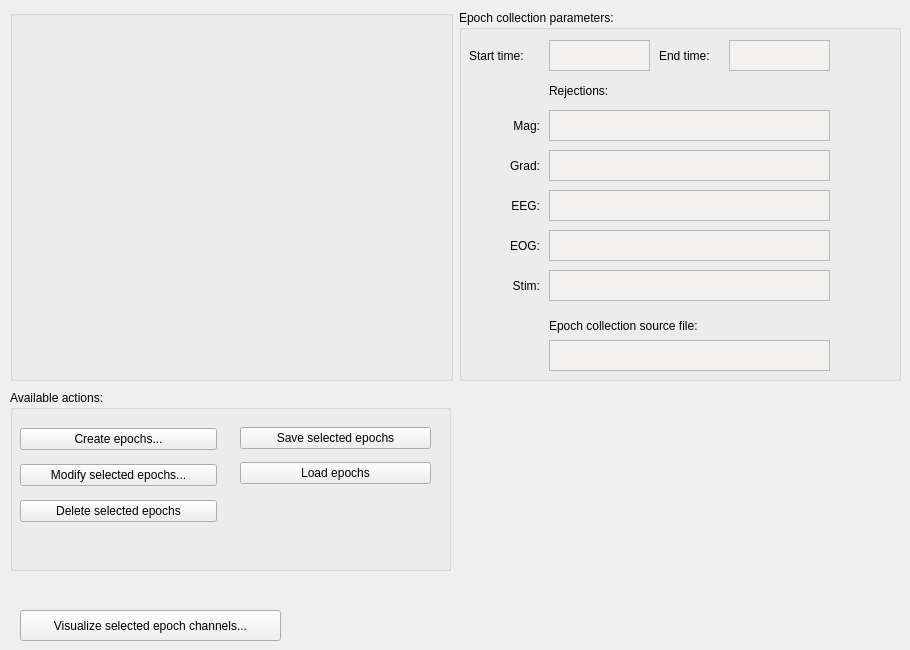
            <widget class="QWidget" name="tabEpoching">
             <attribute name="title">
              <string>Epoching</string>
             </attribute>
             <widget class="QWidget" name="horizontalLayoutWidget_6">
              <property name="geometry">
               <rect>
                <x>10</x>
                <y>10</y>
                <width>891</width>
                <height>371</height>
               </rect>
              </property>
              <layout class="QHBoxLayout" name="horizontalLayout_26">
               <item>
                <layout class="QHBoxLayout" name="horizontalLayout_11">
                 <item>
                  <widget class="QGroupBox" name="groupBoxEpochsEpoching">
                   <property name="sizePolicy">
                    <sizepolicy hsizetype="Preferred" vsizetype="Preferred">
                     <horstretch>0</horstretch>
                     <verstretch>0</verstretch>
                    </sizepolicy>
                   </property>
                   <property name="title">
                    <string/>
                   </property>
                  </widget>
                 </item>
                </layout>
               </item>
               <item>
                <widget class="QGroupBox" name="groupBox">
                 <property name="title">
                  <string>Epoch collection parameters:</string>
                 </property>
                 <widget class="QLabel" name="labelTmin">
                  <property name="geometry">
                   <rect>
                    <x>10</x>
                    <y>30</y>
                    <width>71</width>
                    <height>31</height>
                   </rect>
                  </property>
                  <property name="text">
                   <string>Start time:</string>
                  </property>
                 </widget>
                 <widget class="QTextBrowser" name="textBrowserTmin">
                  <property name="enabled">
                   <bool>true</bool>
                  </property>
                  <property name="geometry">
                   <rect>
                    <x>90</x>
                    <y>30</y>
                    <width>101</width>
                    <height>31</height>
                   </rect>
                  </property>
                  <property name="sizePolicy">
                   <sizepolicy hsizetype="Preferred" vsizetype="Preferred">
                    <horstretch>0</horstretch>
                    <verstretch>0</verstretch>
                   </sizepolicy>
                  </property>
                  <property name="minimumSize">
                   <size>
                    <width>0</width>
                    <height>0</height>
                   </size>
                  </property>
                  <property name="maximumSize">
                   <size>
                    <width>16777215</width>
                    <height>16777215</height>
                   </size>
                  </property>
                  <property name="sizeIncrement">
                   <size>
                    <width>0</width>
                    <height>31</height>
                   </size>
                  </property>
                  <property name="palette">
                   <palette>
                    <active>
                     <colorrole role="Base">
                      <brush brushstyle="SolidPattern">
                       <color alpha="255">
                        <red>242</red>
                        <green>241</green>
                        <blue>240</blue>
                       </color>
                      </brush>
                     </colorrole>
                    </active>
                    <inactive>
                     <colorrole role="Base">
                      <brush brushstyle="SolidPattern">
                       <color alpha="255">
                        <red>242</red>
                        <green>241</green>
                        <blue>240</blue>
                       </color>
                      </brush>
                     </colorrole>
                    </inactive>
                    <disabled>
                     <colorrole role="Base">
                      <brush brushstyle="SolidPattern">
                       <color alpha="255">
                        <red>255</red>
                        <green>255</green>
                        <blue>255</blue>
                       </color>
                      </brush>
                     </colorrole>
                    </disabled>
                   </palette>
                  </property>
                  <property name="frameShape">
                   <enum>QFrame::StyledPanel</enum>
                  </property>
                 </widget>
                 <widget class="QLabel" name="labelTmax">
                  <property name="geometry">
                   <rect>
                    <x>200</x>
                    <y>30</y>
                    <width>61</width>
                    <height>31</height>
                   </rect>
                  </property>
                  <property name="text">
                   <string>End time:</string>
                  </property>
                 </widget>
                 <widget class="QTextBrowser" name="textBrowserTmax">
                  <property name="enabled">
                   <bool>true</bool>
                  </property>
                  <property name="geometry">
                   <rect>
                    <x>270</x>
                    <y>30</y>
                    <width>101</width>
                    <height>31</height>
                   </rect>
                  </property>
                  <property name="sizePolicy">
                   <sizepolicy hsizetype="Preferred" vsizetype="Preferred">
                    <horstretch>0</horstretch>
                    <verstretch>0</verstretch>
                   </sizepolicy>
                  </property>
                  <property name="minimumSize">
                   <size>
                    <width>0</width>
                    <height>0</height>
                   </size>
                  </property>
                  <property name="maximumSize">
                   <size>
                    <width>16777215</width>
                    <height>16777215</height>
                   </size>
                  </property>
                  <property name="sizeIncrement">
                   <size>
                    <width>0</width>
                    <height>31</height>
                   </size>
                  </property>
                  <property name="palette">
                   <palette>
                    <active>
                     <colorrole role="Base">
                      <brush brushstyle="SolidPattern">
                       <color alpha="255">
                        <red>242</red>
                        <green>241</green>
                        <blue>240</blue>
                       </color>
                      </brush>
                     </colorrole>
                    </active>
                    <inactive>
                     <colorrole role="Base">
                      <brush brushstyle="SolidPattern">
                       <color alpha="255">
                        <red>242</red>
                        <green>241</green>
                        <blue>240</blue>
                       </color>
                      </brush>
                     </colorrole>
                    </inactive>
                    <disabled>
                     <colorrole role="Base">
                      <brush brushstyle="SolidPattern">
                       <color alpha="255">
                        <red>255</red>
                        <green>255</green>
                        <blue>255</blue>
                       </color>
                      </brush>
                     </colorrole>
                    </disabled>
                   </palette>
                  </property>
                 </widget>
                 <widget class="QTextBrowser" name="textBrowserMag">
                  <property name="enabled">
                   <bool>true</bool>
                  </property>
                  <property name="geometry">
                   <rect>
                    <x>90</x>
                    <y>100</y>
                    <width>281</width>
                    <height>31</height>
                   </rect>
                  </property>
                  <property name="sizePolicy">
                   <sizepolicy hsizetype="Preferred" vsizetype="Preferred">
                    <horstretch>0</horstretch>
                    <verstretch>0</verstretch>
                   </sizepolicy>
                  </property>
                  <property name="minimumSize">
                   <size>
                    <width>0</width>
                    <height>0</height>
                   </size>
                  </property>
                  <property name="maximumSize">
                   <size>
                    <width>16777215</width>
                    <height>16777215</height>
                   </size>
                  </property>
                  <property name="sizeIncrement">
                   <size>
                    <width>0</width>
                    <height>31</height>
                   </size>
                  </property>
                  <property name="palette">
                   <palette>
                    <active>
                     <colorrole role="Base">
                      <brush brushstyle="SolidPattern">
                       <color alpha="255">
                        <red>242</red>
                        <green>241</green>
                        <blue>240</blue>
                       </color>
                      </brush>
                     </colorrole>
                    </active>
                    <inactive>
                     <colorrole role="Base">
                      <brush brushstyle="SolidPattern">
                       <color alpha="255">
                        <red>242</red>
                        <green>241</green>
                        <blue>240</blue>
                       </color>
                      </brush>
                     </colorrole>
                    </inactive>
                    <disabled>
                     <colorrole role="Base">
                      <brush brushstyle="SolidPattern">
                       <color alpha="255">
                        <red>255</red>
                        <green>255</green>
                        <blue>255</blue>
                       </color>
                      </brush>
                     </colorrole>
                    </disabled>
                   </palette>
                  </property>
                  <property name="frameShadow">
                   <enum>QFrame::Sunken</enum>
                  </property>
                 </widget>
                 <widget class="QLabel" name="labelRejections">
                  <property name="geometry">
                   <rect>
                    <x>90</x>
                    <y>70</y>
                    <width>81</width>
                    <height>21</height>
                   </rect>
                  </property>
                  <property name="font">
                   <font>
                    <weight>50</weight>
                    <bold>false</bold>
                   </font>
                  </property>
                  <property name="text">
                   <string>Rejections:</string>
                  </property>
                 </widget>
                 <widget class="QLabel" name="labelMagReject">
                  <property name="geometry">
                   <rect>
                    <x>40</x>
                    <y>100</y>
                    <width>41</width>
                    <height>31</height>
                   </rect>
                  </property>
                  <property name="maximumSize">
                   <size>
                    <width>16777215</width>
                    <height>16777215</height>
                   </size>
                  </property>
                  <property name="text">
                   <string>Mag:</string>
                  </property>
                  <property name="alignment">
                   <set>Qt::AlignRight|Qt::AlignTrailing|Qt::AlignVCenter</set>
                  </property>
                 </widget>
                 <widget class="QTextBrowser" name="textBrowserGrad">
                  <property name="geometry">
                   <rect>
                    <x>90</x>
                    <y>140</y>
                    <width>281</width>
                    <height>31</height>
                   </rect>
                  </property>
                  <property name="sizePolicy">
                   <sizepolicy hsizetype="Ignored" vsizetype="Ignored">
                    <horstretch>0</horstretch>
                    <verstretch>0</verstretch>
                   </sizepolicy>
                  </property>
                  <property name="minimumSize">
                   <size>
                    <width>0</width>
                    <height>0</height>
                   </size>
                  </property>
                  <property name="maximumSize">
                   <size>
                    <width>16777215</width>
                    <height>16777215</height>
                   </size>
                  </property>
                  <property name="palette">
                   <palette>
                    <active>
                     <colorrole role="Base">
                      <brush brushstyle="SolidPattern">
                       <color alpha="255">
                        <red>242</red>
                        <green>241</green>
                        <blue>240</blue>
                       </color>
                      </brush>
                     </colorrole>
                    </active>
                    <inactive>
                     <colorrole role="Base">
                      <brush brushstyle="SolidPattern">
                       <color alpha="255">
                        <red>242</red>
                        <green>241</green>
                        <blue>240</blue>
                       </color>
                      </brush>
                     </colorrole>
                    </inactive>
                    <disabled>
                     <colorrole role="Base">
                      <brush brushstyle="SolidPattern">
                       <color alpha="255">
                        <red>255</red>
                        <green>255</green>
                        <blue>255</blue>
                       </color>
                      </brush>
                     </colorrole>
                    </disabled>
                   </palette>
                  </property>
                 </widget>
                 <widget class="QLabel" name="labelGradReject">
                  <property name="geometry">
                   <rect>
                    <x>40</x>
                    <y>140</y>
                    <width>41</width>
                    <height>31</height>
                   </rect>
                  </property>
                  <property name="maximumSize">
                   <size>
                    <width>16777215</width>
                    <height>16777215</height>
                   </size>
                  </property>
                  <property name="text">
                   <string>Grad:</string>
                  </property>
                  <property name="alignment">
                   <set>Qt::AlignRight|Qt::AlignTrailing|Qt::AlignVCenter</set>
                  </property>
                 </widget>
                 <widget class="QLabel" name="labelEegReject">
                  <property name="geometry">
                   <rect>
                    <x>40</x>
                    <y>180</y>
                    <width>41</width>
                    <height>31</height>
                   </rect>
                  </property>
                  <property name="text">
                   <string>EEG:</string>
                  </property>
                  <property name="alignment">
                   <set>Qt::AlignRight|Qt::AlignTrailing|Qt::AlignVCenter</set>
                  </property>
                 </widget>
                 <widget class="QTextBrowser" name="textBrowserEEG">
                  <property name="geometry">
                   <rect>
                    <x>90</x>
                    <y>180</y>
                    <width>281</width>
                    <height>31</height>
                   </rect>
                  </property>
                  <property name="palette">
                   <palette>
                    <active>
                     <colorrole role="Base">
                      <brush brushstyle="SolidPattern">
                       <color alpha="255">
                        <red>242</red>
                        <green>241</green>
                        <blue>240</blue>
                       </color>
                      </brush>
                     </colorrole>
                    </active>
                    <inactive>
                     <colorrole role="Base">
                      <brush brushstyle="SolidPattern">
                       <color alpha="255">
                        <red>242</red>
                        <green>241</green>
                        <blue>240</blue>
                       </color>
                      </brush>
                     </colorrole>
                    </inactive>
                    <disabled>
                     <colorrole role="Base">
                      <brush brushstyle="SolidPattern">
                       <color alpha="255">
                        <red>255</red>
                        <green>255</green>
                        <blue>255</blue>
                       </color>
                      </brush>
                     </colorrole>
                    </disabled>
                   </palette>
                  </property>
                 </widget>
                 <widget class="QTextBrowser" name="textBrowserEOG">
                  <property name="geometry">
                   <rect>
                    <x>90</x>
                    <y>220</y>
                    <width>281</width>
                    <height>31</height>
                   </rect>
                  </property>
                  <property name="palette">
                   <palette>
                    <active>
                     <colorrole role="Base">
                      <brush brushstyle="SolidPattern">
                       <color alpha="255">
                        <red>242</red>
                        <green>241</green>
                        <blue>240</blue>
                       </color>
                      </brush>
                     </colorrole>
                    </active>
                    <inactive>
                     <colorrole role="Base">
                      <brush brushstyle="SolidPattern">
                       <color alpha="255">
                        <red>242</red>
                        <green>241</green>
                        <blue>240</blue>
                       </color>
                      </brush>
                     </colorrole>
                    </inactive>
                    <disabled>
                     <colorrole role="Base">
                      <brush brushstyle="SolidPattern">
                       <color alpha="255">
                        <red>255</red>
                        <green>255</green>
                        <blue>255</blue>
                       </color>
                      </brush>
                     </colorrole>
                    </disabled>
                   </palette>
                  </property>
                 </widget>
                 <widget class="QLabel" name="labelEogReject">
                  <property name="geometry">
                   <rect>
                    <x>40</x>
                    <y>220</y>
                    <width>41</width>
                    <height>31</height>
                   </rect>
                  </property>
                  <property name="text">
                   <string>EOG:</string>
                  </property>
                  <property name="alignment">
                   <set>Qt::AlignRight|Qt::AlignTrailing|Qt::AlignVCenter</set>
                  </property>
                 </widget>
                 <widget class="QTextBrowser" name="textBrowserStim">
                  <property name="geometry">
                   <rect>
                    <x>90</x>
                    <y>260</y>
                    <width>281</width>
                    <height>31</height>
                   </rect>
                  </property>
                  <property name="palette">
                   <palette>
                    <active>
                     <colorrole role="Base">
                      <brush brushstyle="SolidPattern">
                       <color alpha="255">
                        <red>242</red>
                        <green>241</green>
                        <blue>240</blue>
                       </color>
                      </brush>
                     </colorrole>
                    </active>
                    <inactive>
                     <colorrole role="Base">
                      <brush brushstyle="SolidPattern">
                       <color alpha="255">
                        <red>242</red>
                        <green>241</green>
                        <blue>240</blue>
                       </color>
                      </brush>
                     </colorrole>
                    </inactive>
                    <disabled>
                     <colorrole role="Base">
                      <brush brushstyle="SolidPattern">
                       <color alpha="255">
                        <red>255</red>
                        <green>255</green>
                        <blue>255</blue>
                       </color>
                      </brush>
                     </colorrole>
                    </disabled>
                   </palette>
                  </property>
                 </widget>
                 <widget class="QLabel" name="labelStimReject">
                  <property name="geometry">
                   <rect>
                    <x>40</x>
                    <y>260</y>
                    <width>41</width>
                    <height>31</height>
                   </rect>
                  </property>
                  <property name="text">
                   <string>Stim:</string>
                  </property>
                  <property name="alignment">
                   <set>Qt::AlignRight|Qt::AlignTrailing|Qt::AlignVCenter</set>
                  </property>
                 </widget>
                 <widget class="QLabel" name="labelWorkingFile">
                  <property name="geometry">
                   <rect>
                    <x>90</x>
                    <y>300</y>
                    <width>231</width>
                    <height>31</height>
                   </rect>
                  </property>
                  <property name="text">
                   <string>Epoch collection source file:</string>
                  </property>
                 </widget>
                 <widget class="QTextBrowser" name="textBrowserWorkingFile">
                  <property name="geometry">
                   <rect>
                    <x>90</x>
                    <y>330</y>
                    <width>281</width>
                    <height>31</height>
                   </rect>
                  </property>
                  <property name="palette">
                   <palette>
                    <active>
                     <colorrole role="Base">
                      <brush brushstyle="SolidPattern">
                       <color alpha="255">
                        <red>242</red>
                        <green>241</green>
                        <blue>240</blue>
                       </color>
                      </brush>
                     </colorrole>
                    </active>
                    <inactive>
                     <colorrole role="Base">
                      <brush brushstyle="SolidPattern">
                       <color alpha="255">
                        <red>242</red>
                        <green>241</green>
                        <blue>240</blue>
                       </color>
                      </brush>
                     </colorrole>
                    </inactive>
                    <disabled>
                     <colorrole role="Base">
                      <brush brushstyle="SolidPattern">
                       <color alpha="255">
                        <red>255</red>
                        <green>255</green>
                        <blue>255</blue>
                       </color>
                      </brush>
                     </colorrole>
                    </disabled>
                   </palette>
                  </property>
                  <property name="frameShape">
                   <enum>QFrame::StyledPanel</enum>
                  </property>
                 </widget>
                </widget>
               </item>
              </layout>
             </widget>
             <widget class="QGroupBox" name="groupBoxAvailableEpoching">
              <property name="geometry">
               <rect>
                <x>10</x>
                <y>390</y>
                <width>441</width>
                <height>181</height>
               </rect>
              </property>
              <property name="title">
               <string>Available actions:</string>
              </property>
              <widget class="QWidget" name="verticalLayoutWidget_8">
               <property name="geometry">
                <rect>
                 <x>10</x>
                 <y>30</y>
                 <width>197</width>
                 <height>111</height>
                </rect>
               </property>
               <layout class="QVBoxLayout" name="verticalLayout_13">
                <item>
                 <widget class="QPushButton" name="pushButtonCreateEpochs">
                  <property name="text">
                   <string>Create epochs...</string>
                  </property>
                 </widget>
                </item>
                <item>
                 <widget class="QPushButton" name="pushButtonModifyEpochs">
                  <property name="text">
                   <string>Modify selected epochs...</string>
                  </property>
                 </widget>
                </item>
                <item>
                 <widget class="QPushButton" name="pushButtonDeleteEpochs">
                  <property name="text">
                   <string>Delete selected epochs</string>
                  </property>
                 </widget>
                </item>
               </layout>
              </widget>
              <widget class="QWidget" name="verticalLayoutWidget_9">
               <property name="geometry">
                <rect>
                 <x>230</x>
                 <y>30</y>
                 <width>191</width>
                 <height>71</height>
                </rect>
               </property>
               <layout class="QVBoxLayout" name="verticalLayout_2">
                <item>
                 <widget class="QPushButton" name="pushButtonSaveEpochs">
                  <property name="text">
                   <string>Save selected epochs</string>
                  </property>
                 </widget>
                </item>
                <item>
                 <widget class="QPushButton" name="pushButtonLoadEpochs">
                  <property name="text">
                   <string>Load epochs</string>
                  </property>
                 </widget>
                </item>
               </layout>
              </widget>
             </widget>
             <widget class="QPushButton" name="pushButtonVisualizeEpochChannels">
              <property name="geometry">
               <rect>
                <x>20</x>
                <y>610</y>
                <width>261</width>
                <height>31</height>
               </rect>
              </property>
              <property name="text">
               <string>Visualize selected epoch channels...</string>
              </property>
             </widget>
            </widget>
